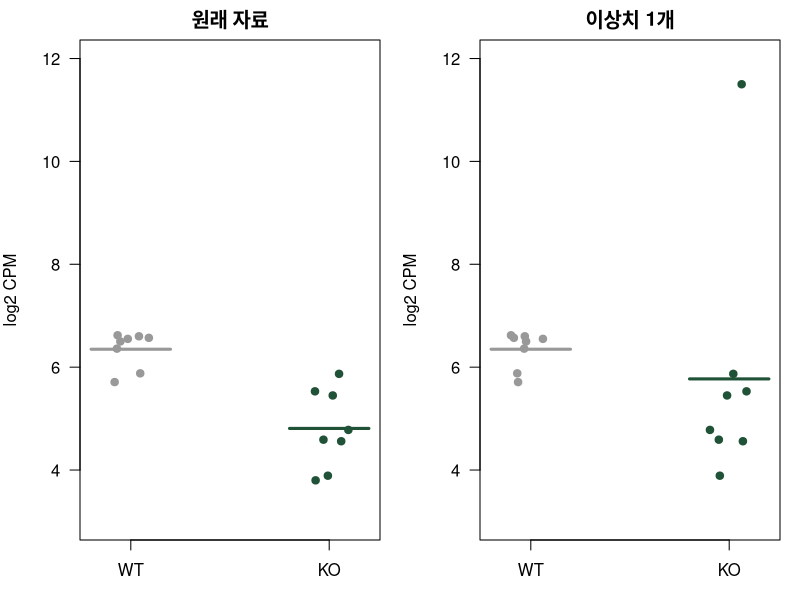
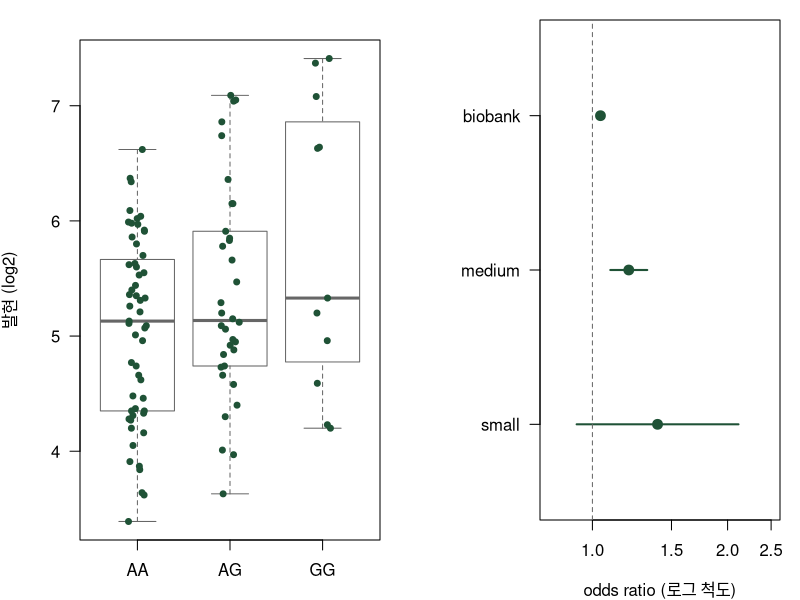
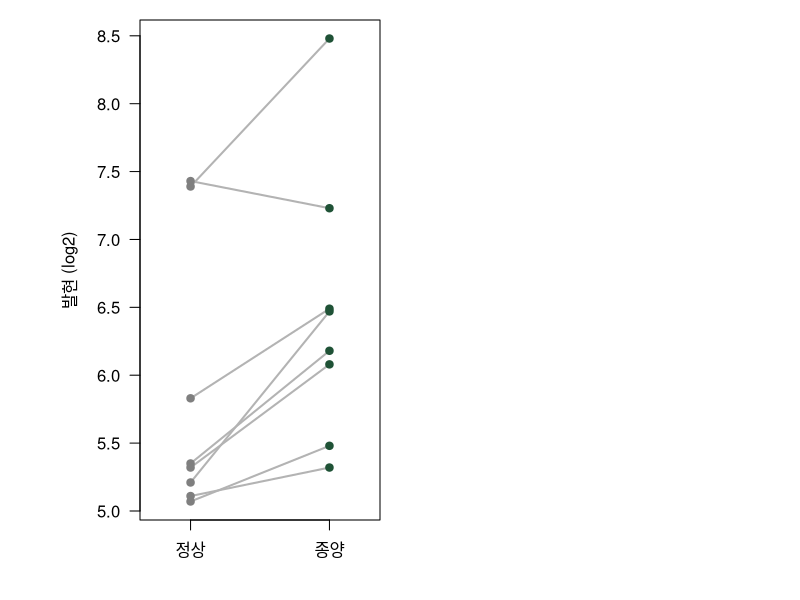

Here is the R script that generated these plots, in order:
## ---- chunk 1
#| label: ex1-data
set.seed(20261024)
wt <- round(rnorm(8, mean = 6.0, sd = 0.7), 2)
ko <- round(rnorm(8, mean = 5.0, sd = 0.7), 2)
wt
ko
## ---- chunk 2
#| label: ex1-test
t.test(ko, wt)                                  # 기본값: Welch (분산이 달라도 됨)
c(welch    = t.test(ko, wt)$p.value,
  student  = t.test(ko, wt, var.equal = TRUE)$p.value,
  wilcoxon = wilcox.test(ko, wt)$p.value)
## ---- chunk 3
#| label: ex1-outlier
ko_bad <- ko
ko_bad[1] <- 11.5
c(welch    = t.test(ko_bad, wt)$p.value,
  wilcoxon = wilcox.test(ko_bad, wt)$p.value)
## ---- chunk 4
#| label: fig-ex1
#| fig-cap: "실습 1. 왼쪽: 원래 자료, 오른쪽: KO 시료 하나가 11.5로 오염됨. 가로선은 그룹 평균"
#| fig-height: 3.5
par(mfrow = c(1, 2), mar = c(3, 4, 2, 1))
for (k in list(ko, ko_bad)) {
  stripchart(list(WT = wt, KO = k), vertical = TRUE, method = "jitter", pch = 19, las = 1,
             col = c("grey60", "#1F5236"), ylim = c(3, 12), ylab = "log2 CPM",
             main = ifelse(max(k) > 10, "이상치 1개", "원래 자료"))
  segments(c(0.8, 1.8), c(mean(wt), mean(k)), c(1.2, 2.2), c(mean(wt), mean(k)),
           lwd = 3, col = c("grey60", "#1F5236"))
}
## ---- chunk 5
#| label: ex2-data
set.seed(2)
g    <- rbinom(100, size = 2, prob = 0.3)              # G 대립유전자 수 (3장의 이항분포)
expr <- round(5.0 + 0.4 * g + rnorm(100, 0, 0.8), 2)
geno <- factor(c("AA", "AG", "GG")[g + 1], levels = c("AA", "AG", "GG"))
table(geno)
round(tapply(expr, geno, mean), 2)
## ---- chunk 6
#| label: fig-ex2
#| fig-cap: "실습 2. SNP 유전형별 유전자 발현 (사람 100명)"
#| fig-height: 3.5
boxplot(expr ~ geno, outline = FALSE, col = "white", border = "grey40", las = 1,
        xlab = "유전형", ylab = "발현 (log2)")
stripchart(expr ~ geno, vertical = TRUE, method = "jitter", pch = 19, cex = 0.8,
           col = "#1F5236", add = TRUE)
## ---- chunk 7
#| label: ex2-test
summary(aov(expr ~ geno))                                   # 일원 ANOVA
kruskal.test(expr ~ geno)                                   # 순위 기반
pairwise.t.test(expr, geno, p.adjust.method = "holm")       # 사후 검정 (보정한 쌍별 비교)
## ---- chunk 8
#| label: ex2-lm
summary(lm(expr ~ g))$coefficients
## ---- chunk 9
#| label: ex3-gwas
or_ci <- function(tab) {                     # 2×2 표 → OR과 95% CI
  a <- tab[1, 1]; b <- tab[1, 2]; c <- tab[2, 1]; d <- tab[2, 2]
  or <- (a * d) / (b * c)
  se <- sqrt(1/a + 1/b + 1/c + 1/d)
  c(OR = or, lo = exp(log(or) - 1.96 * se), hi = exp(log(or) + 1.96 * se))
}
gwas <- function(n_case, n_ctrl, f, OR) {    # 사람 수 → 대립유전자 수 (한 사람에 2개)
  odds_case <- OR * f / (1 - f)
  risk_case <- rbinom(1, 2 * n_case, odds_case / (1 + odds_case))
  risk_ctrl <- rbinom(1, 2 * n_ctrl, f)
  tab <- matrix(c(risk_case, 2 * n_case - risk_case,
                  risk_ctrl, 2 * n_ctrl - risk_ctrl), nrow = 2, byrow = TRUE)
  c(n_per_group = n_case, or_ci(tab), p = chisq.test(tab)$p.value)
}

set.seed(7)
studies <- rbind(biobank = gwas(1e5, 1e5, f = 0.3, OR = 1.03),
                 medium  = gwas(2000, 2000, f = 0.3, OR = 1.2),
                 small   = gwas(100, 100, f = 0.3, OR = 1.5))
signif(studies, 3)
## ---- chunk 10
#| label: fig-ex3
#| fig-cap: "실습 3. 세 연구의 odds ratio와 95% 신뢰구간 (로그 척도). 점선: OR = 1 (연관 없음)"
#| fig-height: 3
par(mar = c(4, 7, 1, 1))
plot(studies[, "OR"], 3:1, log = "x", xlim = c(0.8, 2.5), ylim = c(0.5, 3.5), pch = 19,
     col = "#1F5236", cex = 1.3, yaxt = "n", xlab = "odds ratio (로그 척도)", ylab = "")
segments(studies[, "lo"], 3:1, studies[, "hi"], 3:1, lwd = 2, col = "#1F5236")
axis(2, at = 3:1, labels = rownames(studies), las = 1)
abline(v = 1, lty = 2, col = "grey40")
## ---- chunk 11
#| label: ex4
set.seed(1)
mut <- c(rbinom(8, 1, 0.7), rbinom(8, 1, 0.1))
tab4 <- table(response = rep(c("responder", "non-responder"), each = 8),
              mutation = factor(mut, levels = c(1, 0), labels = c("mut", "wt")))
tab4 <- tab4[c("responder", "non-responder"), ]
tab4
chisq.test(tab4)$expected       # 변이 없음일 때 기대 개수
fisher.test(tab4)
## ---- chunk 12
#| label: ex5-data
set.seed(5)
patient <- rnorm(8, mean = 6, sd = 1.0)                  # 환자별 기본 수준
normal  <- round(patient + rnorm(8, 0, 0.3), 2)
tumor   <- round(patient + 0.5 + rnorm(8, 0, 0.3), 2)
rbind(normal, tumor, diff = tumor - normal)
## ---- chunk 13
#| label: ex5-test
c(unpaired = t.test(tumor, normal)$p.value,
  paired   = t.test(tumor, normal, paired = TRUE)$p.value,
  one_sample_on_diff = t.test(tumor - normal)$p.value,     # paired = 차이의 one-sample t
  wilcoxon_signed    = wilcox.test(tumor, normal, paired = TRUE)$p.value)
t.test(tumor, normal)$conf.int
t.test(tumor, normal, paired = TRUE)$conf.int
## ---- chunk 14
#| label: fig-ex5
#| fig-cap: "실습 5. 환자 8명의 정상-종양 발현. 선은 같은 환자"
#| fig-height: 3.5
plot(NA, xlim = c(0.7, 2.3), ylim = range(c(normal, tumor)), xaxt = "n", las = 1,
     xlab = "", ylab = "발현 (log2)")
axis(1, at = 1:2, labels = c("정상", "종양"))
segments(1, normal, 2, tumor, col = "grey70", lwd = 2)
points(rep(1, 8), normal, pch = 19, col = "grey50")
points(rep(2, 8), tumor, pch = 19, col = "#1F5236")
## ---- chunk 15
#| label: ex6
set.seed(3)
truth <- rbinom(200, 1, 0.3)                                   # 실제 변이 보유
ngs   <- ifelse(truth == 1, rbinom(200, 1, 0.80), rbinom(200, 1, 0.01))
ddpcr <- ifelse(truth == 1, rbinom(200, 1, 0.98), rbinom(200, 1, 0.01))
tab6 <- table(NGS   = factor(ngs,   levels = 1:0, labels = c("+", "-")),
              ddPCR = factor(ddpcr, levels = 1:0, labels = c("+", "-")))
tab6
mcnemar.test(tab6)
